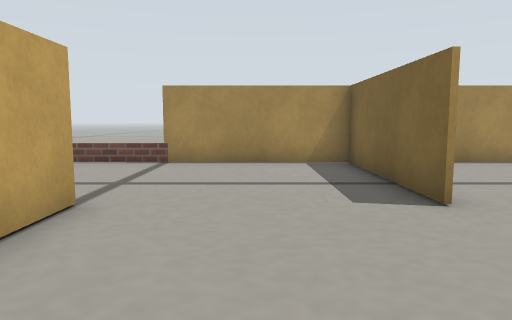
[1] (above)

20 first-person views from a walk through a world built for the Gazebo simulator. The camera is 0.11 m above the floor, tilts 6° down and sees 70° across. The floor is counted in squares, 0.1 m on a side. Each view is taken from the middle of a square. On the plan, view 1 faces up. The plan holds only what a view shows up to about 14 squares ahead; the rest is blank.

[2]
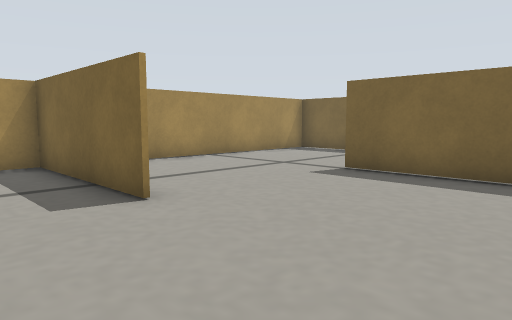

[3]
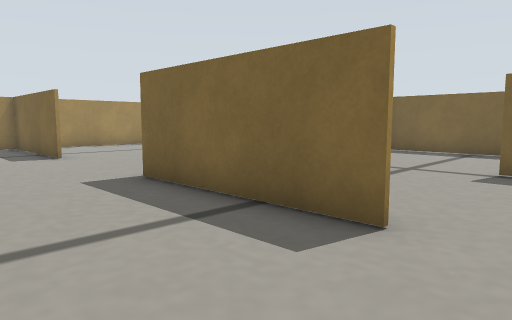

[4]
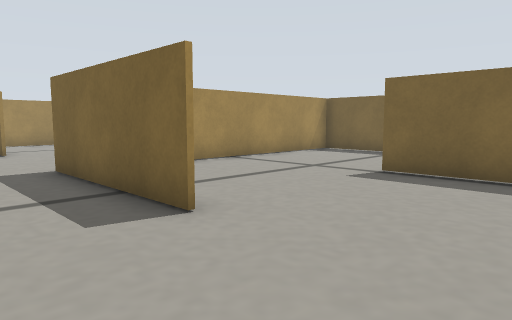

[5]
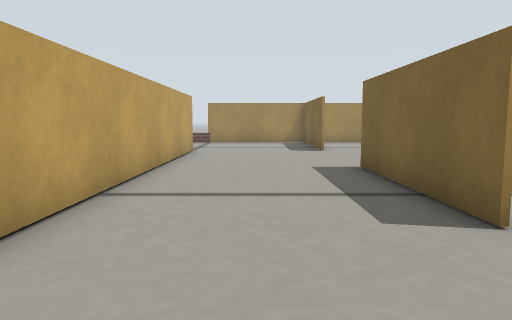

[6]
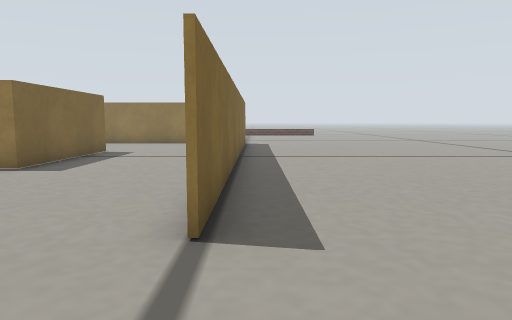

[7]
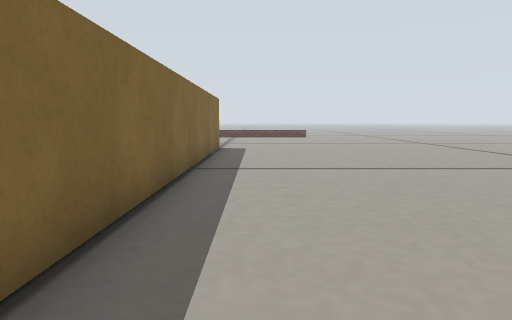

[8]
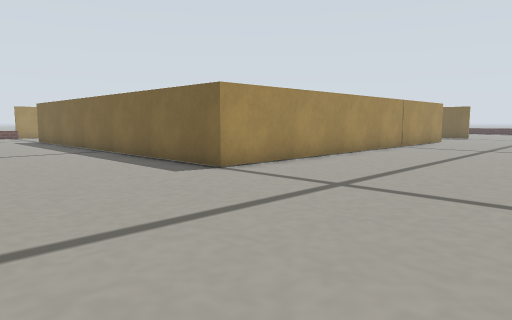

[9]
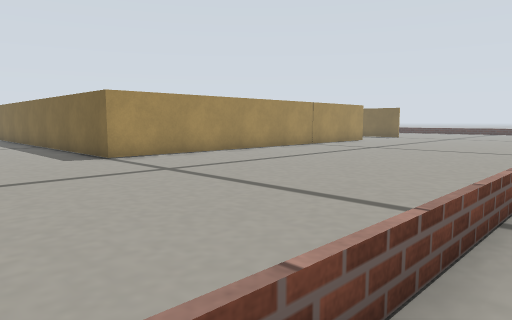

[10]
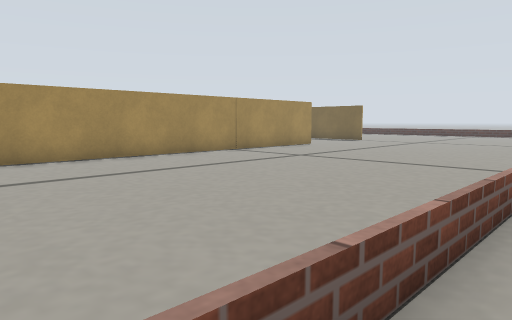

[11]
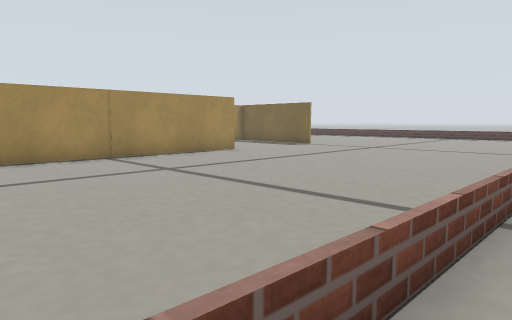

[12]
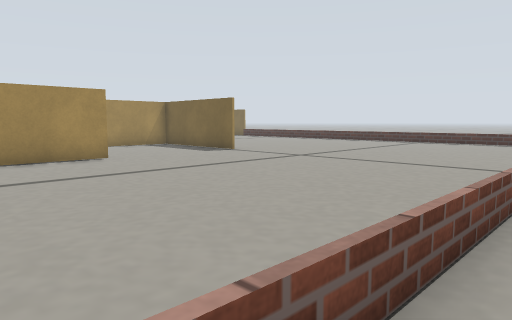

[13]
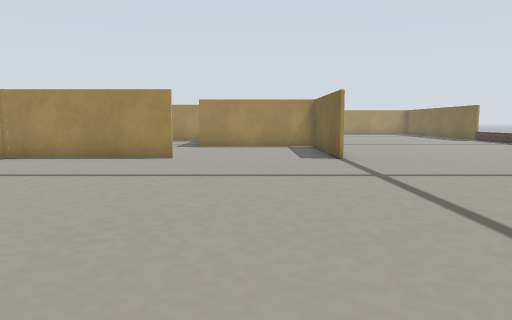

[14]
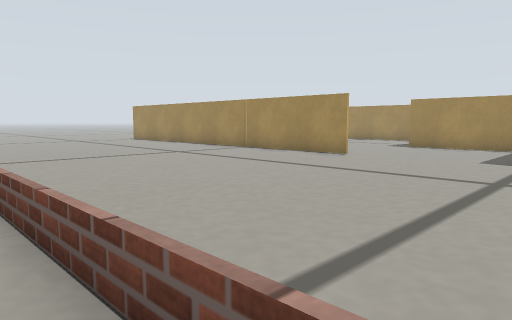

[15]
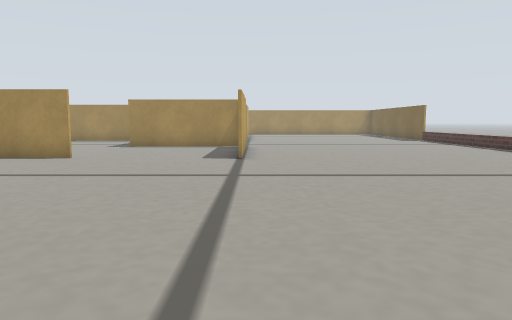

[16]
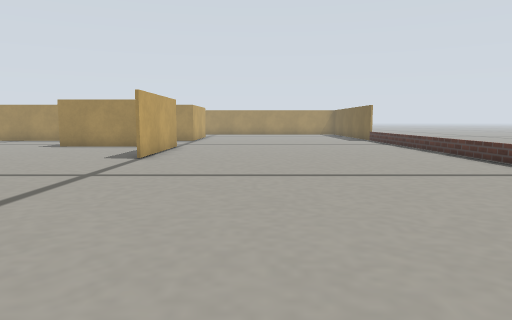

[17]
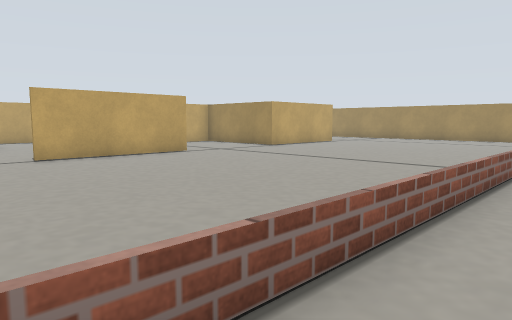

[18]
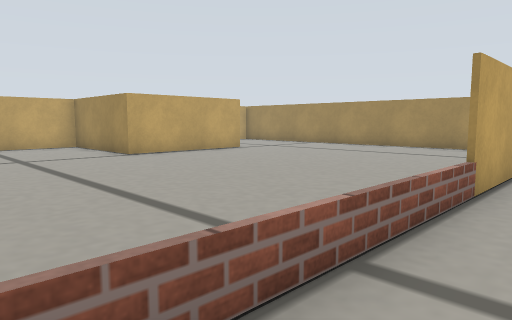

[19]
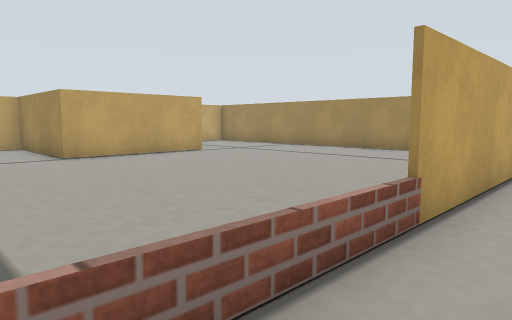

[20]
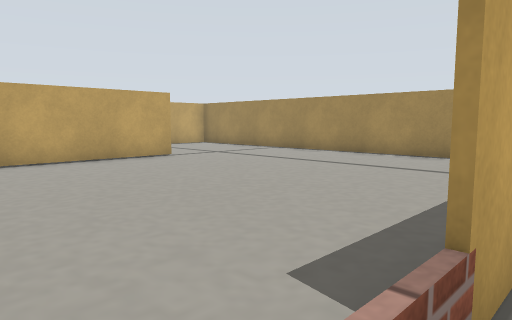

### Floor plan
Points are (right, up) in squares from view 1. A wall is a line through its corners. A room is listed if a view was taken in it or the views show most of it. See-through windows are left out.
Room 1 (views 1, 2, 3, 4, 5, 6, 7, 8)
walls: (7.6, -7.7) (7.6, -5.2); (12.6, -4.4) (12.6, -0.8); (11.5, -0.5) (6, -0.5); (12.6, -10.3) (-2.5, -10.3) (-2.5, 4.7); (7.6, 1.3) (7.6, 4.6); (2.5, -5.4) (2.5, -0.3) (2.9, -0.3); (16.3, -5.4) (14.6, -5.4); (17.5, -5.1) (17.5, -10.2); (17.5, -10.3) (17.5, -6.9); (2.5, 4.6) (2.5, 9.6) (-4.9, 9.6); (17.5, 4.6) (17.5, -0.5) (12.7, -0.5) (12.7, -3.1); (10.4, 9.6) (5.2, 9.6); (-2.4, 4.7) (-2.4, -5.8); (24.9, 9.6) (19.6, 9.6)
low walls: (27.5, -11.9) (27.5, -7)
Room 2 (views 9, 10, 11, 12, 13, 14, 15, 16, 17, 18, 19, 20)
walls: (27.6, 4.2) (27.6, -12.9)
low walls: (18.5, -20.2) (-6.5, -20.2)

Where each view was taken, in squares from view 1:
view 1: 0 up, 0 right, facing up
view 2: 0 up, 0 right, facing up-right
view 3: 7 down, 1 left, facing up-right
view 4: 9 down, 0 right, facing up-right
view 5: 9 down, 0 right, facing up
view 6: 8 up, 3 left, facing down
view 7: 5 up, 4 left, facing down
view 8: 17 down, 8 left, facing up-right
view 9: 21 down, 7 left, facing up-right
view 10: 21 down, 2 left, facing up-right
view 11: 21 down, 3 right, facing up-right
view 12: 21 down, 8 right, facing up-right
view 13: 21 down, 15 right, facing up
view 14: 21 down, 19 right, facing up-left
view 15: 21 down, 18 right, facing up
view 16: 21 down, 21 right, facing up
view 17: 13 down, 29 right, facing up-left
view 18: 6 down, 29 right, facing up-left
view 19: 4 down, 29 right, facing up-left
view 20: 2 down, 28 right, facing up-left
